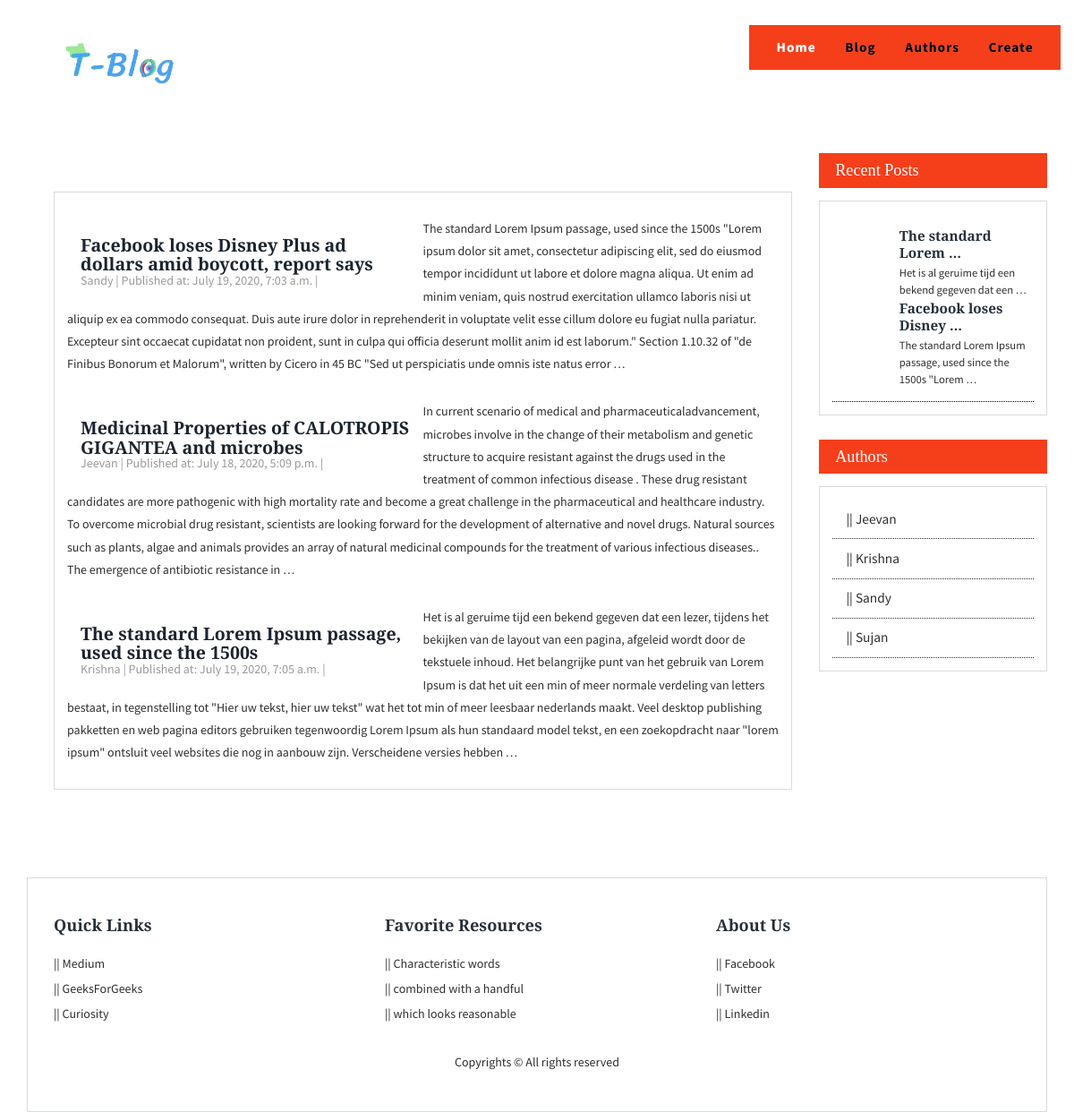
Screenshot of /blog/ with the database file from the repository.
### blogs/models.py (models this page shows, shortened)
class Blogs(models.Model):
    title = models.CharField(max_length=200)
    author = models.ForeignKey(Author,on_delete=models.CASCADE)
    content = models.TextField()
    published_date = models.DateTimeField(auto_now_add=True)
    class Meta:
        ordering = ('-published_date',)

class Author(models.Model):
    name = models.CharField(max_length=50)
    email = models.EmailField()
    bio = models.TextField(max_length=250)
    def __str__(self):
        return self.name

### blogs/views.py (the view)
# urls.py: path('',home_view, name='homepage'),
def home_view(request):
    data = Blogs.objects.all().order_by('title')[:3]
    recent = Blogs.objects.order_by('-published_date')[:2]
    authors = Author.objects.all().order_by('name')
    context = {
        'data':data,
        'authors':authors,
        'recent_blog':recent
    }
    return render(request,'blogs/index.html',context=context)

### blogs/templates/blogs/index.html (shortened to what this page needs)
{% extends 'blogs/base_blog.html' %}
{% load static %}
{% block content %}
<div class="container">
	<div class="col-md-9 bann-right">
		<div class="nam-matis">
            {% for post in data %}
			<div class="nam-matis-top">
                <div class="col-md-6 nam-matis-1">
                    <h3 class='font-weight-regular'><a href="{% url 'blogs:detail' post.id %}">{{ post.title }}</a></h3>
                    <h5 class="text-muted font-weight-light">
                        {{ post.author }}</a> | Published at: {{ post.published_date }} |
                      </h5>
                </div>
                <div class="description">
                    <p class="pl-0 pt-3 pr-3 pb-3 mt-3">
                        {{ post.content | truncatewords:"100" }}
                    </p>
                  </div>
            </div>
            {% endfor %}
        </div>
    </div>
	<div class="col-md-3 bann-left">
        <h3>Recent Posts</h3>
		<div class="blo-top">
			<div class="blog-grids">
                {% for recent in recent_blog %}
				<div class="blog-grid-left">
				</div>
				<div class="blog-grid-right">
					<h4><a href="{% url 'blogs:detail' recent.id %}">{{ recent.title | truncatewords:"3" }} </a></h4>
					<p>{{ recent.content | truncatewords:"10" }} </p>
				</div>
                <div class="clearfix"> </div>
                {% endfor %}
			</div>
		</div>
        <h3>Authors</h3>
		<div class="blo-top">
            {% for author in authors %}
			<li><a href="#">||   {{ author.name}}</a></li>
            {% endfor %}
		</div>
	</div>
	<div class="clearfix"> </div>
</div>
{% endblock content %}

### blogs/static/blogs/css/style.css (style rules this page uses)
h4, h5, h6, h1, h2, h3 { margin-top: 0; }
p { margin: 0; }
html,body { font-family: 'Source Sans Pro', sans-serif; background: url(../images/sos.png)no-repeat; background-size: cover; -webkit-background-size: cover; -moz-background-size: cover; -o-background-size: cover; -ms-background-size: cover; }
body a { transition:0.5s all; -webkit-transition:0.5s all; -moz-transition:0.5s all; -o-transition:0.5s all; -ms-transition:0.5s all; }
*, *:after, *::before { -webkit-box-sizing: border-box; -moz-box-sizing: border-box; box-sizing: border-box; }
.nam-matis { margin: 5em 0; padding: 1em; border: 1px solid #D8DADC; }
.nam-matis h3 a { text-decoration:none; }
.nam-matis h3 { font-size: 1.3em; color:#26313b; margin: 1em 0 0; font-size: 1.4em; font-weight: 700; font-family: 'Libre Baskerville', serif; }
.nam-matis p { color: #302e2e; font-size: 1em; line-height: 1.8em; margin: 1em 0; font-weight: 400; }
.blog-grids { padding: 1em 0; border-bottom: 1px dotted #000; }
.blog-grid-left { float: left; width: 27%; }
.blog-grid-right { float: left; width: 66%; margin-left: 1em; }
.blog-grid-right h4 a { color: #26313b; font-size: 0.85em; margin: 0 0 .5em 0; font-weight: 700; text-decoration: none; font-family: 'Libre Baskerville', serif; }
.blog-grid-right h4 { margin: 0; }
.blo-top { padding: 1em 1em; border: 1px solid #D8DADC; margin: 1em 0; }
.blog-grid-right p { color: #302e2e; font-size: 0.9em; margin: 0.3em 0 0; line-height: 1.5em; font-weight: 400; }
.blo-top li { display: block; line-height: 2em; border-bottom:1px dotted #302e2e; }
.blo-top li a { color: #302e2e; font-size: 1.1em; line-height: 2.8em; padding: 1em; text-decoration: none; }
.bann-left h3 { background: #f53f1a; color: #fff; padding: 0.5em 1em; margin: 1.5em 0 0; font-size: 1.3em; font-family: 'Libre Baskerville', serif; }

### rows the page displays
Blogs: title "Facebook loses Disney Plus ad dollars amid boycott, report says", author "Sandy", published_date "July 19, 2020, 7:03 a.m.", content "The standard Lorem Ipsum passage, used since the 1500s \"Lorem ipsum dolor sit amet, consectetur adipiscing elit, sed do eiusmod tempor incididunt ut labore et dolore magna aliqua. Ut enim ad minim veniam, quis nostrud exercitation ullamco laboris nisi ut aliquip ex ea commodo consequat. Duis aute irure dolor in reprehenderit in voluptate velit esse cillum dolore eu fugiat nulla pariatur. Excepteur sint occaecat cupidatat non proident, sunt in culpa qui officia deserunt mollit anim id est laborum.\" Section 1.10.32 of \"de Finibus Bonorum et Malorum\", written by Cicero in 45 BC \"Sed ut perspiciatis unde omnis iste natus error …", title "Facebook loses Disney …", content "The standard Lorem Ipsum passage, used since the 1500s \"Lorem …"
Blogs: title "Medicinal Properties of CALOTROPIS GIGANTEA and microbes", author "Jeevan", published_date "July 18, 2020, 5:09 p.m.", content "In current scenario of medical and pharmaceuticaladvancement, microbes involve in the change of their metabolism and genetic structure to acquire resistant against the drugs used in the treatment of common infectious disease . These drug resistant candidates are more pathogenic with high mortality rate and become a great challenge in the pharmaceutical and healthcare industry. To overcome microbial drug resistant, scientists are looking forward for the development of alternative and novel drugs. Natural sources such as plants, algae and animals provides an array of natural medicinal compounds for the treatment of various infectious diseases.. The emergence of antibiotic resistance in …"
Blogs: title "The standard Lorem Ipsum passage, used since the 1500s", author "Krishna", published_date "July 19, 2020, 7:05 a.m.", content "Het is al geruime tijd een bekend gegeven dat een lezer, tijdens het bekijken van de layout van een pagina, afgeleid wordt door de tekstuele inhoud. Het belangrijke punt van het gebruik van Lorem Ipsum is dat het uit een min of meer normale verdeling van letters bestaat, in tegenstelling tot \"Hier uw tekst, hier uw tekst\" wat het tot min of meer leesbaar nederlands maakt. Veel desktop publishing pakketten en web pagina editors gebruiken tegenwoordig Lorem Ipsum als hun standaard model tekst, en een zoekopdracht naar \"lorem ipsum\" ontsluit veel websites die nog in aanbouw zijn. Verscheidene versies hebben …", title "The standard Lorem …", content "Het is al geruime tijd een bekend gegeven dat een …"
Author: name "Jeevan"
Author: name "Krishna"
Author: name "Sandy"
Author: name "Sujan"
